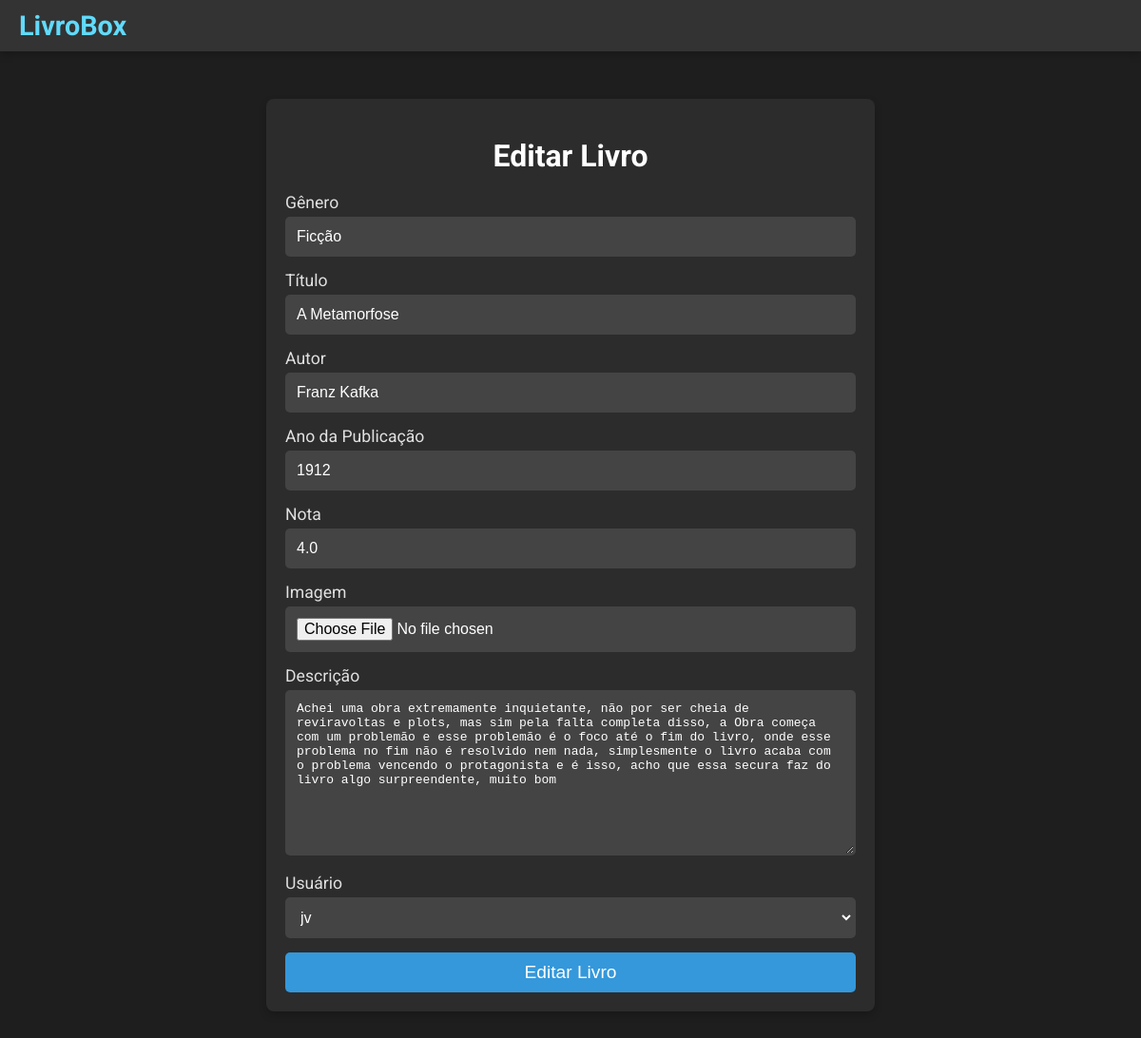
The page /editar-livro/3 on the database its author committed.
### app/models.py (models this page shows)
class Livro(models.Model):
    genero = models.CharField(max_length=50, default= '')
    titulo = models.CharField(max_length=200)
    autor = models.CharField(max_length=100)
    ano_publicacao = models.IntegerField()
    nota = models.FloatField(
        validators=[MinValueValidator(0), MaxValueValidator(5)], null=True
    )
    imagem = models.ImageField(upload_to='livros/', default='livros/default.jpg')
    descrição = models.CharField (max_length= 1000, default= '')
    usuario = models.ForeignKey(
        to=User,
        on_delete=models.SET_NULL,
        null=True,
        blank=False,
        related_name="user",
    )

### app/views.py (the view)
# urls.py: path('editar-livro/<int:livro_id>', views.editar_livro, name='editar_livro'),
def editar_livro(request, livro_id):
    livro = Livro.objects.get(id=livro_id)
    form = LivroForms(instance=livro)
    if request.method == 'POST':
        form = LivroForms(request.POST, request.FILES, instance=livro)
        if form.is_valid():
            form.save()
            messages.success(request, 'Livro editado!')
            return redirect('index')
    return render(request, 'app/editar_livro.html', {'form': form, 'livro_id': livro_id})

### app/templates/app/editar_livro.html (shortened to what this page needs)
<!DOCTYPE html>
<html lang="en">
<head>
</head>
<body>
    <div class="navbar">
        <div class="logo">
            <a href="/">LivroBox</a>
        </div>
    </div>
    <div class="login-container">
        <h1>Editar Livro</h1>
        <form method="POST" action="{% url 'editar_livro' livro_id %}" enctype="multipart/form-data">
            <div class="row">
                {% for field in form.visible_fields %}
                <div>
                    <label for="{{ field.id_for_label }}">{{ field.label }}</label>
                    {{ field }}
                </div>
                {% endfor %}
            </div>
            <div>
                <button type="submit">Editar Livro</button>
            </div>
        </form>
    </div>
</body>
</html>

### app/templates/app/editar_livro.html (style rules this page uses)
body { font-family: 'Roboto', sans-serif; background-color: #1e1e1e; color: #e0e0e0; margin: 0; padding: 0; }
.navbar { display: flex; justify-content: space-between; align-items: center; background-color: #333; padding: 10px 20px; box-shadow: 0 4px 8px rgba(0, 0, 0, 0.2); }
.navbar .logo a { color: #61dafb; text-decoration: none; font-size: 1.8em; font-weight: bold; }
.login-container { width: 600px; margin: 50px auto; background-color: #2c2c2c; padding: 20px; border-radius: 8px; box-shadow: 0 4px 8px rgba(0, 0, 0, 0.2); }
.login-container h1 { text-align: center; margin-bottom: 20px; color: #fff; }
.login-container label { display: block; margin-bottom: 5px; font-size: 1.1em; }
.login-container input[type="text"], .login-container input[type="password"], .login-container input[type="email"], .login-container input[type="file"], .login-container input[type="date"], .login-container input[type="number"], .login-container textarea, .login-container select { width: 100%; padding: 10px; margin-bottom: 15px; border: none; border-radius: 5px; background-color: #444; color: white; font-size: 1em; box-sizing: border-box; border: 2px solid transparent; transition: border-color 0.3s ease-in-out; }
.login-container button { width: 100%; padding: 10px; background-color: #3498db; color: white; font-size: 1.2em; border: none; border-radius: 5px; cursor: pointer; transition: background-color 0.3s ease-in-out; }

### rows shown on the page
Livro: visible_fields "Ficção" "A Metamorfose" "Franz Kafka" "1912" "4.0" "Achei uma obra extremamente inquietante, não por ser cheia de reviravoltas e plots, mas sim pela falta completa disso, a Obra começa com um problemão e esse problemão é o foco até o fim do livro, onde esse problema no fim não é resolvido nem nada, simplesmente o livro acaba com o problema vencendo o protagonista e é isso, acho que essa secura faz do livro algo surpreendente, muito bom" "jv"

### other values the page prints
{{ field.label }} "Gênero" "Título" "Autor" "Ano da Publicação" "Nota" "Imagem" "Descrição" "Usuário"
